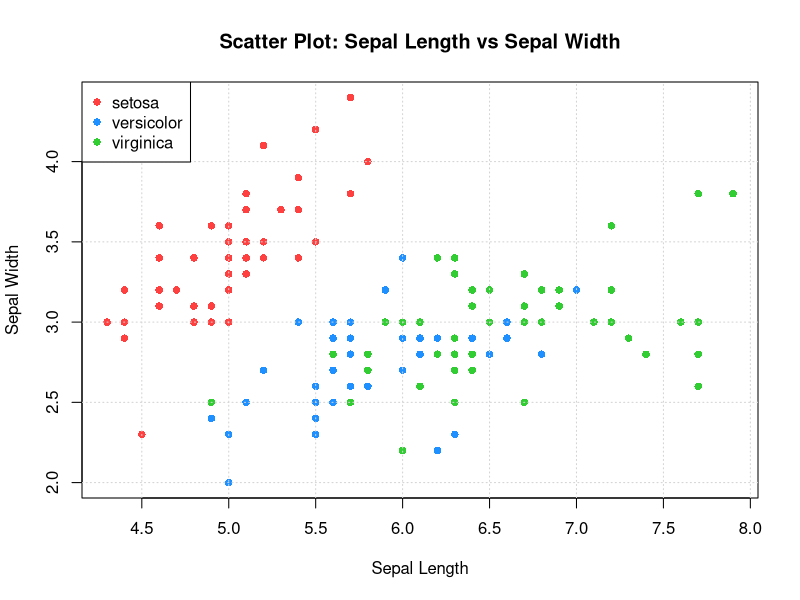

The R source for this figure:
# Create a scatter plot
plot(iris$Sepal.Length, iris$Sepal.Width,
     xlab = "Sepal Length",
     ylab = "Sepal Width",
     main = "Scatter Plot: Sepal Length vs Sepal Width", col=c("brown1","dodgerblue1","limegreen")[as.integer(iris$Species)], pch = 16)
# Add grid lines
grid()
# Add a legend
legend(x="topleft", legend=c("setosa","versicolor","virginica"), col=c("brown1","dodgerblue1","limegreen"), pch=16)